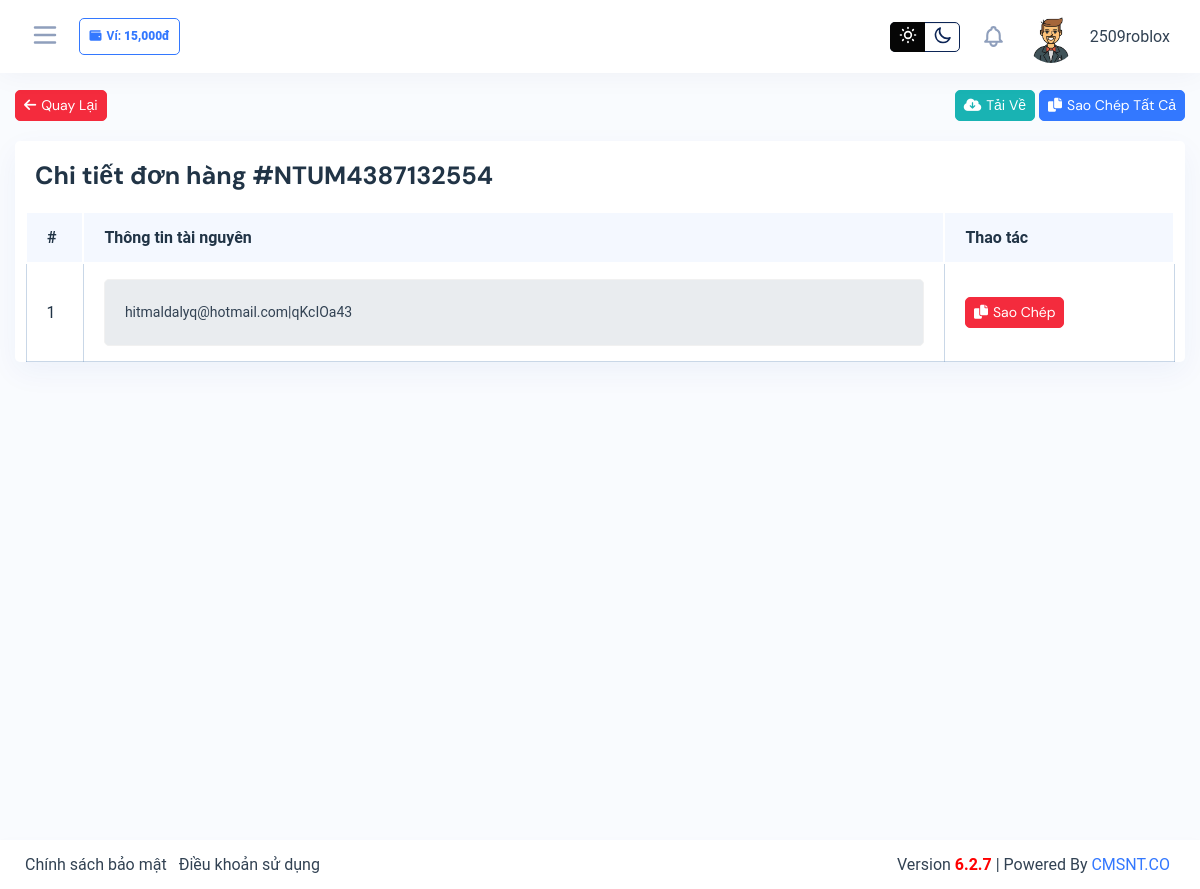
The page /client/orders_detail.php?bill=NTUM4387132554 (signed in) on the database its author committed.
### tables this page shows
CREATE TABLE `clone_user` (
  `user_id` int(11) NOT NULL,
  `user_username` varchar(225) NOT NULL,
  `user_password` varchar(225) NOT NULL,
  `user_email` varchar(225) NOT NULL,
  `user_asset` int(225) NOT NULL,
  `user_date` timestamp NOT NULL DEFAULT current_timestamp()
);

CREATE TABLE `clone_order` (
  `order_id` int(11) NOT NULL,
  `order_user` int(11) NOT NULL,
  `order_data` text NOT NULL,
  `order_price` int(225) NOT NULL,
  `order_brand` int(225) NOT NULL,
  `order_amout` int(225) NOT NULL,
  `order_code` varchar(225) NOT NULL,
  `order_date` timestamp NOT NULL DEFAULT current_timestamp()
);

CREATE TABLE `clone_product` (
  `product_id` int(11) NOT NULL,
  `product_data` varchar(225) NOT NULL,
  `product_selled` int(225) NOT NULL,
  `product_brand` int(225) NOT NULL,
  `product_order` varchar(255) NOT NULL,
  `product_date` timestamp NOT NULL DEFAULT current_timestamp()
);

### lib/database.php (called while the page is built, shortened)
<?php
class Database
{
    public $host   = DB_HOST;
    public $user   = DB_USER;
    public $pass   = DB_PASS;
    public $dbname = DB_NAME;
    public $post = DB_POST;
    public $link;
    private function connectDB()
    {
        $this->link = new mysqli(
            $this->host,
            $this->user,
            $this->pass,
            $this->dbname,
            $this->post
        );
        $this->link->set_charset("utf8");
    }
    public function select($query)
    {
        $result = $this->link->query($query) or
            die($this->link->error . __LINE__);
        if ($result->num_rows > 0) {
            return $result;
        } else {
            return false;
        }
    }
}

### classes/brand.class.php (called while the page is built, shortened)
<?php
include_once __DIR__ . '/../lib/database.php';
$db = new Database();
?>
<?php
class order
{
    private $db;
    public function __construct()
    {
        global $db;
        $this->db = $db;
    }
    public function show_order_by_code($order_code)
    {
        $order_user = $_SESSION['clone_user_id'];
        $query = "SELECT * FROM clone_order
        JOIN clone_brand ON clone_order.order_brand = clone_brand.brand_id
        WHERE clone_order.order_code = '$order_code' AND clone_order.order_user = '$order_user' LIMIT 1";
        $result = $this->db->select($query);
        if ($result) {
            return $result;
        } else {
            $arlet = "400";
            return $arlet;
        }
    }
    public function show_product_by_order_code($order_code)
    {
        $query = "SELECT * FROM clone_product where product_order = '$order_code'";
        $result = $this->db->select($query);
        return $result;
    }
}
?>
<?php
class user
{
    private $db;
    public function __construct()
    {
        global $db;
        $this->db = $db;
    }
    public function getuserbyid($id)
    {
        $query = "SELECT * FROM clone_user WHERE user_id = '$id'";
        $result = $this->db->select($query);
        return $result;
    }
}
?>

### client/orders_detail.php (the view, shortened to what this page needs)
<?php
include_once '../inc/header.inc.php';
?>
<div style="padding-top:90px">
    <div class="content-page">
        <div class="container-fluid">
            <div class="row">
                <div class="col-lg-6 text-left">
                    <div class="mb-3">
                        <a href="../client/orders.php" type="button" class="btn btn-danger btn-sm"><i
                                class="fas fa-arrow-left mr-1"></i>Quay Lại</a>
                    </div>
                </div>
                <div class="col-lg-6 text-right">
                    <div class="mb-3">
                        <button class="btn btn-info btn-sm btn-icon-left m-b-10"
                            onclick="downloadFile(`XCGI1694072990`, `ec42f6f670046f4953571f4c2ba2090c`)"
                            type="button"><i class="fas fa-cloud-download-alt mr-1"></i>Tải Về</button>
                        <button class="btn btn-primary btn-sm btn-icon-left m-b-10" data-toggle="modal"
                            data-target="#exampleModal" type="button"><i class="fas fa-copy mr-1"></i>Sao Chép
                            Tất Cả</button>
                    </div>
                </div>
                <div class="col-lg-12">
                    <div class="card">
                        <div class="card-header d-flex justify-content-between">
                            <div class="header-title">
                                <?php
                                $show_order_by_code2 = $order->show_order_by_code($_GET['bill']);
                                if (isset($show_order_by_code2)) {
                                    if ($show_order_by_code2 && $show_order_by_code2->num_rows > 0) {
                                        while ($results = $show_order_by_code2->fetch_assoc()) {
                                ?>
                                <h4 class="card-title">Chi tiết đơn hàng #<?php echo $results['order_code'] ?></h4>
                                <?php
                                        }
                                    } else {
                                        ?>
                                <?php
                                    }
                                } else {
                                    ?>
                                <?php
                                }
                                ?>
                            </div>
                        </div>
                        <div class="card-body p-0">
                            <div class="table-responsive">
                                <table class="table data-table table-hover mb-0">
                                    <thead class="table-color-heading">
                                        <tr>
                                            <th width="5%">#</th>
                                            <th>Thông tin tài nguyên</th>
                                            <th width="20%">Thao tác</th>
                                        </tr>
                                    </thead>
                                    <tbody>
                                        <?php
                                        $show_product_by_order_code = $order->show_product_by_order_code($_GET['bill']);
                                        if (isset($show_product_by_order_code)) {
                                            if ($show_product_by_order_code && $show_product_by_order_code->num_rows > 0) {
                                                while ($results = $show_product_by_order_code->fetch_assoc()) {
                                        ?>
                                        <td><?php echo $results['product_id'] ?></td>
                                        <td><textarea rows="1" class="form-control"
                                                id="coypy<?php echo $results['product_id'] ?>"
                                                readonly><?php echo $results['product_data'] ?></textarea></td>
                                        <td>
                                            <button type="button" onclick="copy()"
                                                data-clipboard-target="#coypy<?php echo $results['product_id'] ?>"
                                                class="btn btn-danger btn-sm copy"><i class="fas fa-copy mr-1"></i>Sao
                                                Chép</button>
                                        </td>
                                        <?php
                                                }
                                            } else {
                                                ?>
                                        <?php
                                            }
                                        } else {
                                            ?>
                                        <?php
                                        }
                                        ?>
                                    </tbody>
                                </table>
                            </div>
                        </div>
                    </div>
                </div>
            </div>
        </div>
    </div>
</div>
</div>
<footer class="iq-footer">
    <div class="container-fluid">
        <div class="row">
            <div class="col-lg-6">
                <ul class="list-inline mb-0">
                    <li class="list-inline-item"><a href="https://clonesnew.com/client/privacy-policy">Chính sách
                            bảo mật</a></li>
                    <li class="list-inline-item"><a href="https://clonesnew.com/client/terms">Điều khoản sử dụng</a>
                    </li>
                </ul>
            </div>
            <div class="col-lg-6 text-right">
                <span class="mr-1">
                    Version <b style="color: red;">6.2.7</b> | Powered By <a target="_blank"
                        href="https://www.cmsnt.co/?ref=https://clonesnew.com/">CMSNT.CO</a>
                </span>
            </div>
        </div>
    </div>
</footer>
</body>
</html>

### inc/header.inc.php (shortened to what this page needs)
<?php
include_once __DIR__ .  '/../classes/brand.class.php';
$user = new user();
$order = new order();
if (isset($_SESSION['clone_user_id'])) {
    $getuserbyid = $user->getuserbyid($_SESSION['clone_user_id']);
}
?>
<!doctype html>
<html>
<head>
    <link rel="stylesheet" href="../public/datum/assets/css/backend-plugin.min.css">
    <link rel="stylesheet" href="../resources/css/responsive.css">
    <link rel="stylesheet" href="../resources/css/backend.css?v=1.0.0">
    <link rel="stylesheet" href="../resources/css/customize.css">
    <link rel="stylesheet" href="https://cdnjs.cloudflare.com/ajax/libs/font-awesome/6.0.0/css/all.min.css"
 />
    <link class="main-stylesheet" href="../public/sweetalert2/default.css" rel="stylesheet" type="text/css">
    <link class="main-stylesheet" href="../public/cute-alert/style.css" rel="stylesheet" type="text/css">
</head>
<body class="color-light ">
    <div class="wrapper">
        <?php
        if (isset($getuserbyid)) {
            if ($getuserbyid && $getuserbyid->num_rows > 0) {
                while ($result = $getuserbyid->fetch_assoc()) {
        ?>
        <div class="iq-top-navbar">
            <div class="iq-navbar-custom">
                <nav class="navbar navbar-expand-lg navbar-light p-0">
                    <div class="side-menu-bt-sidebar">
                        <svg xmlns="http://www.w3.org/2000/svg" class="text-secondary wrapper-menu" width="30"
                            fill="none" viewBox="0 0 24 24" stroke="currentColor">
                            <path stroke-linecap="round" stroke-linejoin="round" stroke-width="2"
                                d="M4 6h16M4 12h16M4 18h16"></path>
                        </svg>
                        <span class="badge badge2 border border-primary text-primary"><i
                                class="fas fa-wallet mr-1"></i>Ví:
                            <b><?php echo  number_format($result['user_asset']) ?>đ</b></span>
                    </div>
                    <div class="d-flex align-items-center">
                        <div class="change-mode">
                            <div class="custom-control custom-switch custom-switch-icon custom-control-inline">
                                <div class="custom-switch-inner">
                                    <label class="custom-control-label" for="dark-mode" data-mode="toggle">
                                        <span class="switch-icon-right">
                                            <svg xmlns="http://www.w3.org/2000/svg" id="h-moon" height="20" width="20"
                                                class="h-6 w-6" fill="none" viewBox="0 0 24 24" stroke="currentColor">
                                                <path stroke-linecap="round" stroke-linejoin="round" stroke-width="2"
                                                    d="M20.354 15.354A9 9 0 018.646 3.646 9.003 9.003 0 0012 21a9.003 9.003 0 008.354-5.646z">
                                                </path>
                                            </svg>
                                        </span>
                                        <span class="switch-icon-left">
                                        </span>
                                    </label>
                                </div>
                            </div>
                        </div>
                        <div class="collapse navbar-collapse" id="navbarSupportedContent">
                            <ul class="navbar-nav ml-auto navbar-list align-items-center">
                                <li class="nav-item nav-icon dropdown">
                                    <a href="#" class="search-toggle dropdown-toggle" id="notification-dropdown"
                                        data-toggle="dropdown" aria-haspopup="true" aria-expanded="false">
                                    </a>
                                </li>
                                <li class="nav-item nav-icon dropdown">
                                    <a href="#" class="nav-item nav-icon dropdown-toggle pr-0 search-toggle"
                                        id="dropdownMenuButton" data-toggle="dropdown" aria-haspopup="true"
                                        aria-expanded="false">
                                        <img src="../public/datum/assets/images/user/1.jpg"
                                            class="img-fluid avatar-rounded" alt="user">
                                        <span class="mb-0 ml-2 user-name"><?php echo  $result['user_username'] ?></span>
                                    </a>
                                </li>
                            </ul>
                        </div>
                    </div>
                </nav>
            </div>
        </div>
        <?php
                }
            } else {
                ?>
        <?php
            }
        }
        ?>

### resources/css/customize.css (style rules this page uses)
body { scrollbar-width: thin; scrollbar-color: black #ccc; }
.badge2 { padding: 0.8em 0.8em; line-height: 1.3; text-transform: capitalize; border-radius: 5px; }
.table tr th { border: 2px white solid; }

### inc/header.inc.php (style rules this page uses)
body { font-family: 'Roboto', sans-serif; }
.change-mode .custom-switch.custom-switch-icon label.custom-control-label:after { top: 0; left: 0; width: 35px; height: 30px; border-radius: 5px 0 0 5px; background-color: #060606; border-color: #060606; z-index: 0; }

### rows shown on the page
clone_user: user_asset "15,000", user_username "2509roblox"
clone_order: order_code "NTUM4387132554"
clone_product: product_id "1", product_id+product_data "hitmaldalyq@hotmail.com|qKcIOa43"
